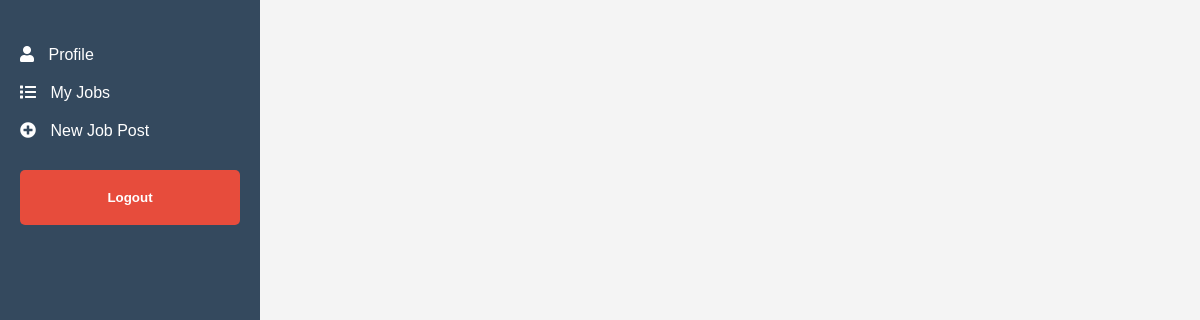
Page /candidate-dashboard/ (signed in) on the earlier database version.
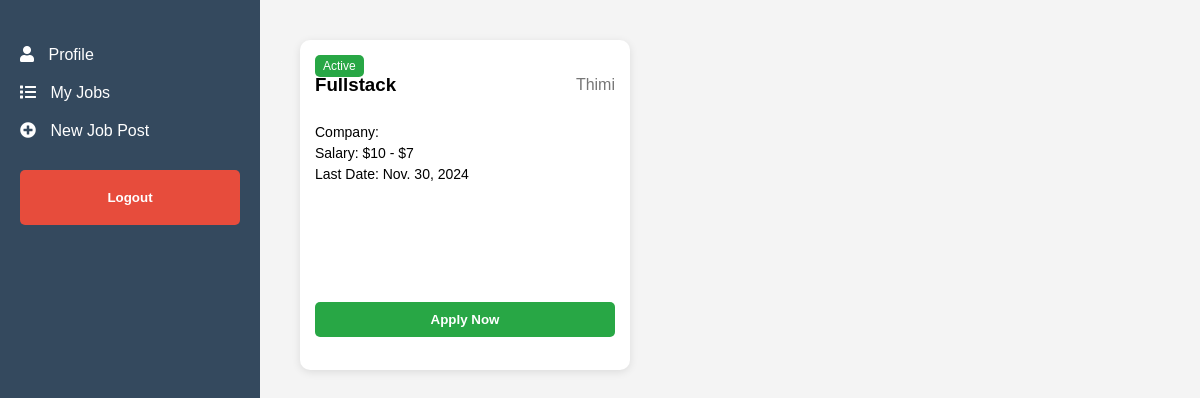
Same page on the later database version.
### hr/models.py (models this page shows)
class JobPost(models.Model):
    user = models.ForeignKey(to=User,on_delete=models.CASCADE)
    title = models.CharField(max_length=200)
    address = models.CharField(max_length=200)
    companyName = models.CharField(max_length=200)
    salaryLow = models.IntegerField(default=0)
    salaryHigh = models.IntegerField(default=0)
    applycount = models.IntegerField(default=0)
    lastDateToApply = models.DateField()
    def __str__(self):
        return str(self.title)

### candidate/views.py (the view)
# urls.py: path('candidate-dashboard/', views.candidate_dashboard,name='candidate_dashboard'),
@login_required
def candidate_dashboard(request):
    if Hr.objects.filter(user=request.user).exists():
        return redirect('hr_dash')
    jobs = JobPost.objects.all()
    print(jobs)
    return render(request,'candidate/dashboard.html',{'jobs':jobs})

### candidate/templates/candidate/dashboard.html (shortened to what this page needs)
<!DOCTYPE html>
<html lang="en">
<head>
  <link rel="stylesheet" href="https://cdnjs.cloudflare.com/ajax/libs/font-awesome/5.15.3/css/all.min.css">
</head>
<body>
  <div class="container">
    {% include 'candidate/navbar.html' %}
    <div class="job-listings">
      {% for job in jobs %}
        <div class="job-card">
          <div class="active-tag" >Active</div>
          <div class="job-header">
            <h3 >{{job.title}}</h3>
            <span class="job-location" >{{job.address}}</span>
          </div>
          <div class="job-details">
            <p>Company: {{job.compnayName}}</p>
            <p>Salary: ${{job.salaryLow}} - ${{job.salaryHigh}}</p>
            <p>Last Date: {{job.lastDateToApply}}</p>
          </div>
          <button class="apply-button"><a href="{% url 'applyforjob' job.id %}" style="text-decoration: none;
            color: inherit;">Apply Now</a></button>
        </div>
      {% endfor %}
      </div>
  </div>
</body>
</html>

### candidate/templates/candidate/navbar.html (shortened to what this page needs)
<nav class="sidebar">
    <ul>
      <li><a href="{% url 'candidate_dashboard' %}"><i class="fas fa-user"></i> Profile</a></li>
      <li><a href="{% url 'myJobListviews' %}"><i class="fas fa-list"></i> My Jobs</a></li>
      <li><a href="{% url 'applyforjob' %}"><i class="fas fa-plus-circle"></i> New Job Post</a></li>
    </ul>
    <button class="logout-button"><a href="{% url 'logout_user' %}">Logout</a></button>
  </nav>

### candidate/templates/candidate/dashboard.html (style rules this page uses)
body { margin: 0; font-family: Arial, sans-serif; background-color: #f4f4f4; display: flex; min-height: 100vh; }
.container { display: flex; flex-direction: row; }
.sidebar { background-color: #34495e; color: white; width: 220px; padding: 20px; }
.sidebar ul { list-style: none; padding: 0; }
.sidebar a { display: block; color: white; text-decoration: none; padding: 10px 0; }
.job-listings { flex: 1; display: flex; flex-wrap: wrap; justify-content: center; max-width: calc(100% - 220px); margin: 0 auto; padding: 20px; }
.logout-button { display: block; width: 100%; padding: 10px; background-color: #e74c3c; border: none; border-radius: 5px; color: white; cursor: pointer; font-weight: bold; margin-top: 20px; transition: background-color 0.3s; }
.job-listings { display: flex; flex-wrap: wrap; justify-content: center; max-width: 1200px; margin: 0 auto; }
.job-card { background-color: #ffffff; border-radius: 10px; box-shadow: 0px 2px 8px rgba(0, 0, 0, 0.1); width: 300px; height: 300px; margin: 20px; padding: 15px; position: relative; overflow: hidden; transition: transform 0.2s ease-in-out; }
.active-tag { position: absolute; top: 15px; left: 15px; background-color: #28a745; color: white; padding: 4px 8px; border-radius: 5px; font-size: 12px; }
.job-header { display: flex; justify-content: space-between; align-items: center; margin-bottom: 10px; }
.job-location { color: #777777; }
.job-details p { margin: 5px 0; font-size: 14px; }
.apply-button { display: block; width: 100%; padding: 10px; background-color: #28a745; border: none; border-radius: 5px; color: white; cursor: pointer; font-weight: bold; transition: background-color 0.3s; margin-top: 40%; }
.sidebar a { display: flex; align-items: center; color: white; text-decoration: none; padding: 10px 0; }
.sidebar i { margin-right: 10px; }

### candidate/templates/candidate/navbar.html (style rules this page uses)
.sidebar { background-color: #34495e; color: white; width: 220px; padding: 20px; }
.sidebar ul { list-style: none; padding: 0; }
.sidebar a { display: block; color: white; text-decoration: none; padding: 10px 0; }

Differences in the rows shown:
added JobPost: title "Fullstack", address "Thimi", salaryLow "10", salaryHigh "7", lastDateToApply "Nov. 30, 2024"
